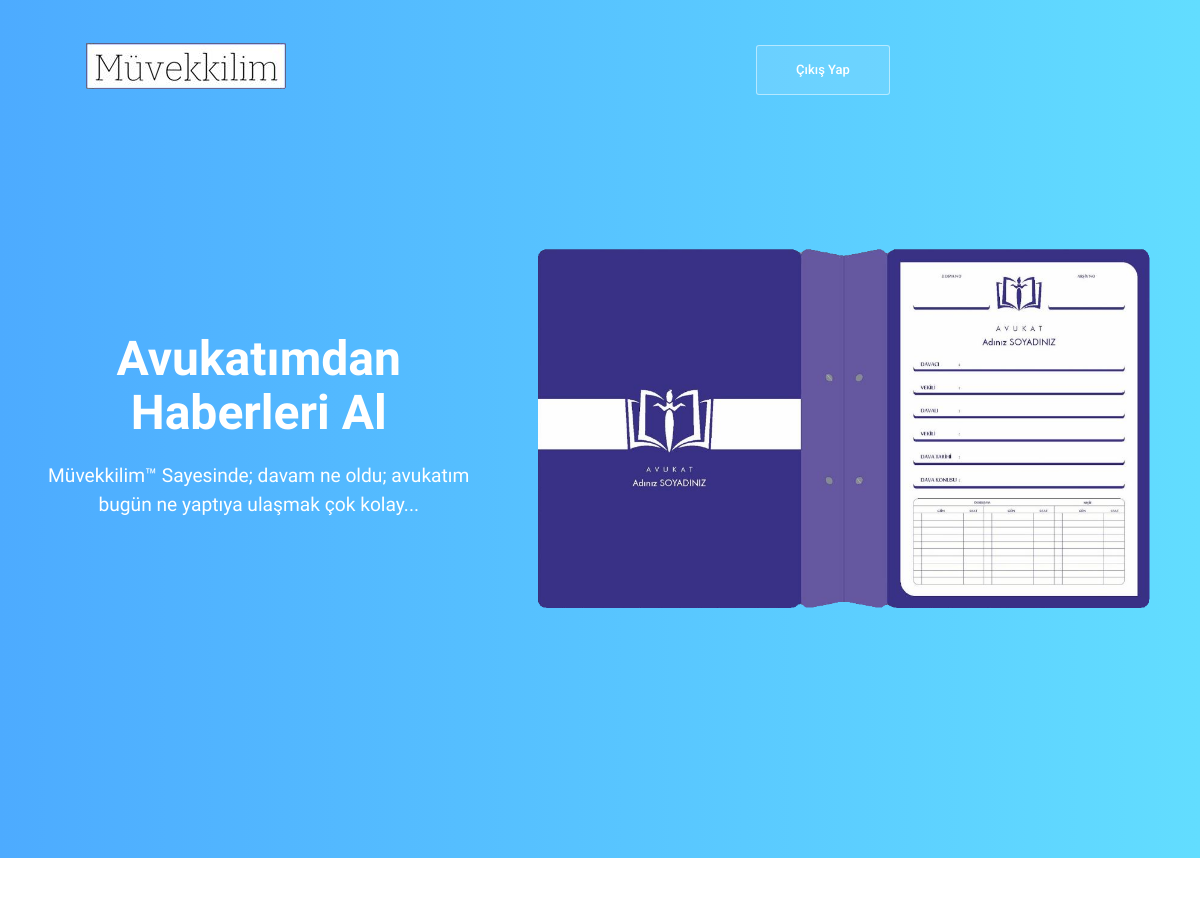
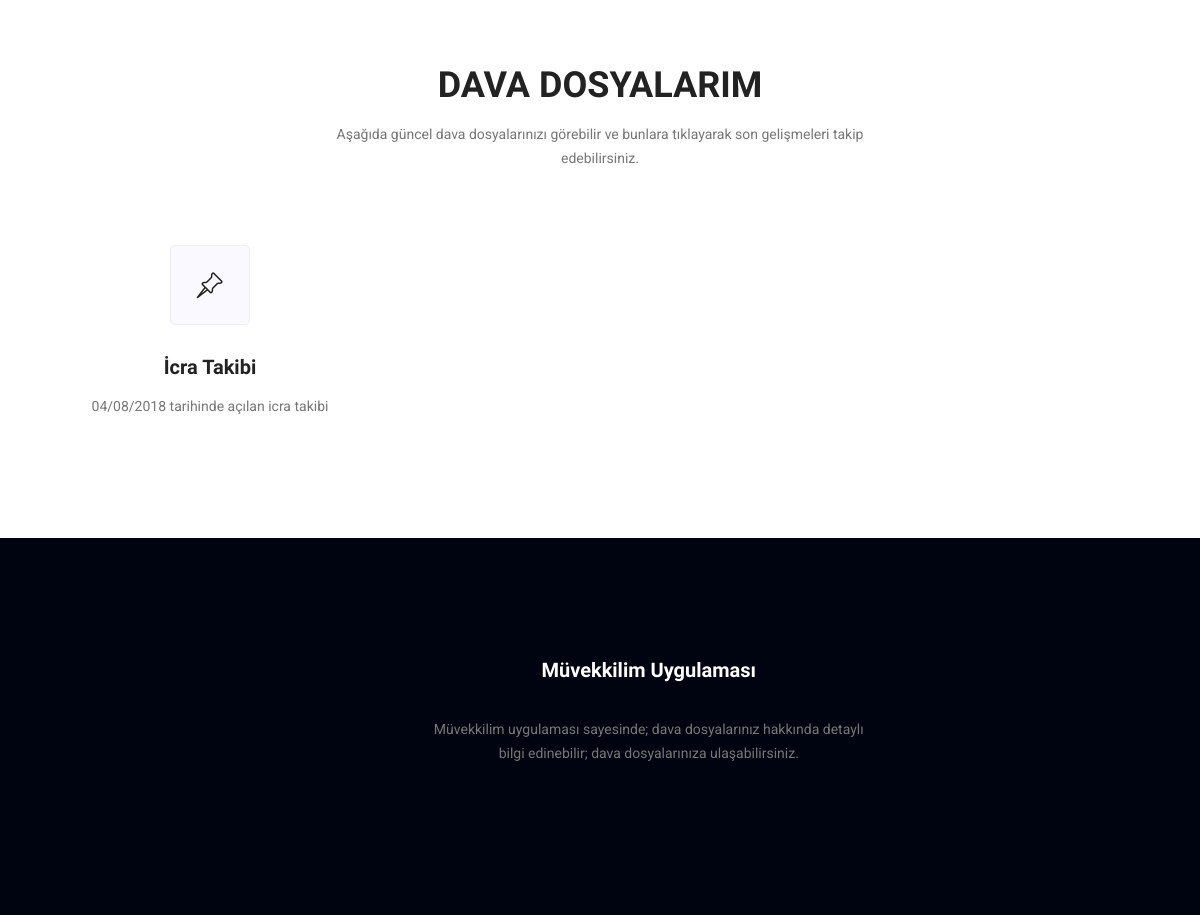
The app's page / (signed in) with its own data (2 pictures, top to bottom).
### muvekkil/models.py (models this page shows, shortened)
class Dava(models.Model):
    dava_title = models.CharField(('Dava Adı'), max_length=150)
    dava_description = models.TextField(('Dava Açıklaması'))
    dava_link = models.CharField(('Dava Dosyalarının Olduğu Link'), max_length=300)  ## Burada dava dosyamızın indirme linkini vereceğiz.
    dava_start = models.DateField(auto_now_add=True, blank=True)
    user = models.ManyToManyField(User)
    class Meta:
        ordering= ('-dava_start',)
        verbose_name = ('dava')
        verbose_name_plural = ('davalar')

### muvekkil/views.py (the view)
# urls.py: path('', home, name="index"),
def home(request):
    if request.user.is_authenticated:
        u = User.objects.get(id= request.user.id)
        davalar= u.dava_set.all()
        context = { 'davalar' : davalar }
        return render(request, 'muvekkil/index.html', context)
    else:
        return redirect('login')

### muvekkil/templates/muvekkil/index.html (shortened to what this page needs)
{% if user.is_authenticated %}
{% load static %}
<!doctype html>
<html lang="en">
    <head>
        <link rel="stylesheet" href="{% static 'muvekkil/css/bootstrap.css' %}">
        <link rel="stylesheet" href="{% static 'muvekkil/vendors/linericon/style.css' %}">
        <link rel="stylesheet" href="{% static 'muvekkil/css/font-awesome.min.css' %} ">
        <link rel="stylesheet" href="{% static 'muvekkil/vendors/owl-carousel/owl.carousel.min.css' %}">
        <link rel="stylesheet" href="{% static 'muvekkil/lightbox/simpleLightbox.css' %}">
        <link rel="stylesheet" href="{% static 'muvekkil/vendors/nice-select/css/nice-select.css'%} ">
        <link rel="stylesheet" href="{% static 'muvekkil/vendors/animate-css/animate.css' %}">
        <link rel="stylesheet" href="{% static 'muvekkil/vendors/flaticon/flaticon.css' %}">
        <link rel="stylesheet" href="{% static 'muvekkil/css/style.css' %}">
        <link rel="stylesheet" href="{% static 'muvekkil/css/responsive.css' %}">
    </head>
    <body>
        <header class="header_area">
            <div class="main_menu">
            	<nav class="navbar navbar-expand-lg navbar-light">
					<div class="container box_1620">
						<a class="navbar-brand logo_h" href="/"><img src="{% static 'muvekkil/img/logo.png' %}" alt=""></a>
						<div class="collapse navbar-collapse offset" id="navbarSupportedContent">
                        <ul style="margin-top: 17px; margin-left: 380px" class="nav navbar-nav navbar-right">
                            <li class="nav-item"><a href="{% url 'logout' %}" class="tickets_btn">Çıkış Yap</a></li>
                        </ul>
						</div>
					</div>
            	</nav>
            </div>
        </header>
        <section class="home_banner_area">
            <div class="banner_inner">
				<div class="container">
					<div class="row">
						<div class="col-lg-5">
							<div class="banner_content">
								<h2 class="text-center">Avukatımdan Haberleri Al <br /></h2>
								<h3 class="text-center"><small>Müvekkilim™ Sayesinde; davam ne oldu; avukatım bugün ne yaptıya ulaşmak çok kolay...</small></h3>
							</div>
						</div>
						<div class="col-lg-7">
							<div class="home_left_img">
								<img class="img-fluid" src="{% static 'muvekkil/img/banner/banner.png' %}" alt="">
							</div>
						</div>
					</div>
				</div>
            </div>
        </section>
        <section class="work_area p_120">
        	<div class="container">
        		<div class="main_title">
        			<h2>Dava Dosyalarım</h2>
        			<p>Aşağıda güncel dava dosyalarınızı görebilir ve bunlara tıklayarak son gelişmeleri takip edebilirsiniz.</p>
        		</div>
        		<div class="work_inner row">
                    {% for dava in davalar %}
        			<div class="col-lg-4">
        				<div class="work_item">
        					<i class="lnr lnr-pushpin"></i>
        					<a href="/davadetay/{{ dava.id }}"><h4>{{ dava.dava_title }}</h4></a>
        					<p>{{ dava.dava_description }}</p>
        				</div>
        			</div>
                    {% endfor %}
        		</div>
        	</div>
        </section>
        <footer class="footer_area p_120">
        	<div class="container">
        		<div class="row footer_inner">
        			<div class="col-lg-4 col-sm-6">
        			</div>
        			<div class="col-lg-5 col-sm-6">
        				<aside class="f_widget ab_widget">
        					<div class="f_title">
        						<h3 class="text-center">Müvekkilim Uygulaması</h3>
        					</div>
        					<p class="text-center">Müvekkilim uygulaması sayesinde; dava dosyalarınız hakkında detaylı bilgi edinebilir; dava dosyalarınıza ulaşabilirsiniz.</p>
        				</aside>
        			</div>
        		</div>
        	</div>
        </footer>
    </body>
</html>
{% else %}
{% load static %}
{% endif %}

### muvekkil/static/muvekkil/css/style.css (style rules this page uses)
a { text-decoration: none; transition: all 0.3s ease-in-out; }
body { line-height: 24px; font-size: 14px; font-family: "Roboto", sans-serif; font-weight: normal; color: #777777; }
h1, h2, h3, h4, h5, h6 { font-family: "Heebo", sans-serif; font-weight: bold; }
.p_120 { padding-top: 120px; padding-bottom: 120px; }
@media (min-width: 1200px) { .container { max-width: 1170px; } }
.main_title { text-align: center; margin-bottom: 75px; }
.main_title h2 { font-family: "Heebo", sans-serif; font-size: 36px; color: #222222; font-weight: bold; margin-bottom: 15px; text-transform: uppercase; }
.main_title p { font-size: 14px; font-family: "Roboto", sans-serif; line-height: 24px; color: #777777; margin-bottom: 0px; max-width: 570px; margin: auto; }
.header_area { position: absolute; width: 100%; top: 0; left: 0; z-index: 99; transition: background 0.4s, all 0.3s linear; }
.header_area .navbar-brand { margin-right: 30px; }
.header_area .navbar { background: transparent; padding: 0px; border: 0px; border-radius: 0px; width: 100%; }
.header_area .navbar .nav .nav-item { margin-right: 45px; }
.header_area .navbar .nav .nav-item:last-child { margin-right: 0px; }
.home_banner_area { z-index: 1; background-image: -moz-linear-gradient(0deg, #4dabff 0%, #62ddff 100%); background-image: -webkit-linear-gradient(0deg, #4dabff 0%, #62ddff 100%); background-image: -ms-linear-gradient(0deg, #4dabff 0%, #62ddff 100%); }
.home_banner_area .banner_inner { width: 100%; }
.home_banner_area .banner_inner .home_left_img { padding-top: 230px; padding-bottom: 230px; }
.home_banner_area .banner_inner .col-lg-5 { vertical-align: middle; align-self: center; }
.home_banner_area .banner_inner .banner_content { text-align: left; color: #fff; }
.home_banner_area .banner_inner .banner_content h2 { margin-top: 0px; font-size: 48px; font-weight: bold; font-family: "Heebo", sans-serif; line-height: 54px; margin-bottom: 20px; }
h2 { font-size: 30px; }
h3 { font-size: 24px; }
h4 { font-size: 18px; }
.tickets_btn { display: inline-block; background: rgba(255, 255, 255, 0.1); color: #fff; font-family: "Roboto", sans-serif; width: 134px; font-size: 13px; font-weight: 500; border: 1px solid rgba(255, 255, 255, 0.5); line-height: 48px; border-radius: 3px; outline: none !important; box-shadow: none !important; text-align: center; cursor: pointer; transition: all 300ms linear 0s; }
.work_inner { margin-bottom: -50px; }
.work_item { text-align: center; margin-bottom: 50px; }
.work_item i { height: 80px; width: 80px; border: 1px solid #eeeeee; border-radius: 5px; background: #f9f9ff; display: inline-block; text-align: center; line-height: 80px; font-size: 30px; color: #222222; margin-bottom: 30px; }
.work_item h4 { color: #222222; font-size: 20px; margin-bottom: 15px; }
.work_item p { max-width: 310px; margin: auto; }
.footer_area { background: #000410; }
.f_title { margin-bottom: 35px; }
.f_title h3 { color: #fff; font-size: 20px; font-weight: bold; font-family: "Heebo", sans-serif; margin-bottom: 0px; }
.ab_widget p { font-size: 14px; line-height: 24px; font-family: "Roboto", sans-serif; color: #777777; margin-bottom: 30px; }

### records on screen
Dava: dava_title "İcra Takibi", dava_description "04/08/2018 tarihinde açılan icra takibi"
